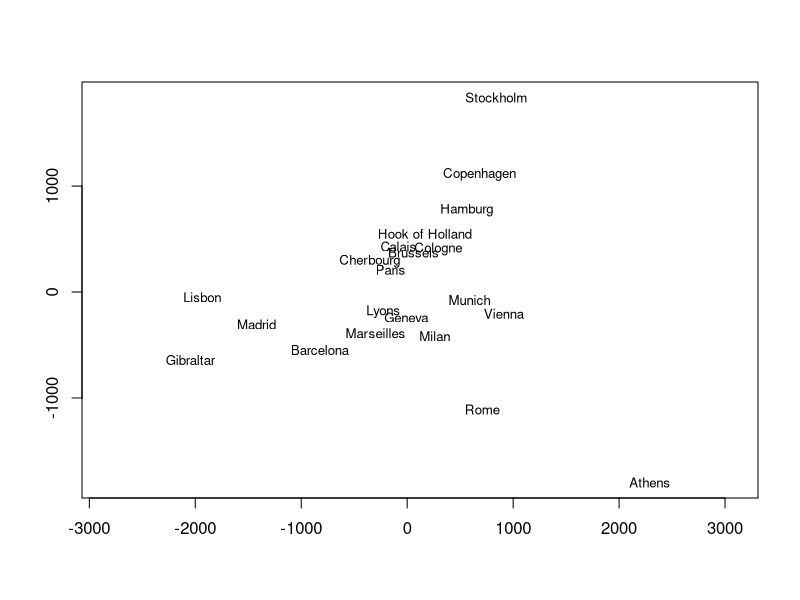
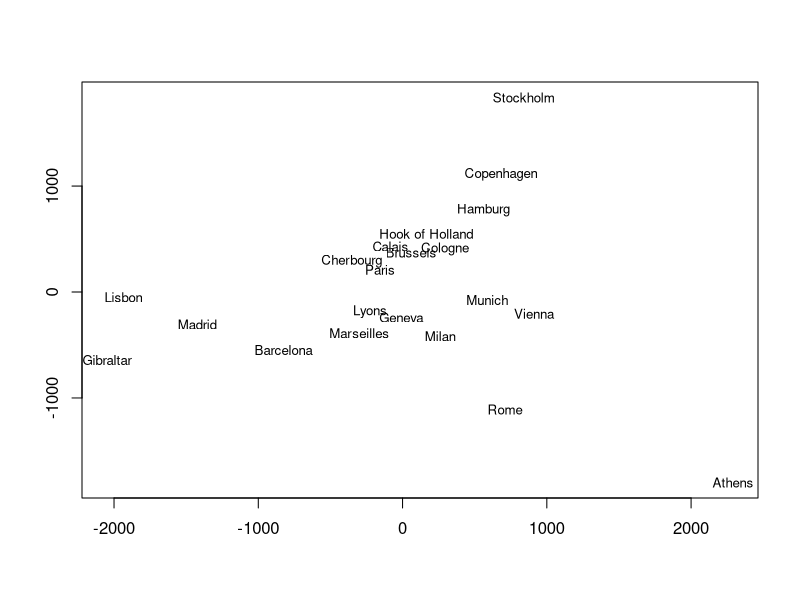

These figures' R source, in order:
#Stat 372, Lab 10, March 21, 2016

################################################################################
#Topics covered:
#  1. Multidimentional Scaling
#  2. Calculate canonical variates and their correlations
################################################################################
#  1. Multidimentional Scaling
#Classical (Metric) Multidimensional Scaling
loc=cmdscale(eurodist) 
x=loc[,1]
y=-loc[,2]
plot(x,y,type="n",xlab="",ylab="",asp=1)
text(x,y,rownames(loc),cex=0.8)

#Kruskal's Non-metric Multidimensional Scaling
library(MASS)
fit=isoMDS(eurodist,k=2)
x=fit$points[,1]
y=-fit$points[,2]
plot(x,y,type="n",xlab="",ylab="")
text(x,y,rownames(loc),cex=0.8)

#  2. Calculate canonical variates and their correlations
library(MASS)
s11=matrix(c(100,0,0,1),2,2)
s22=matrix(c(1,0,0,100),2,2)
s12=matrix(c(0,0.95,0,0),2,2)
s21=t(s12)

A=solve(s11)%*%s12%*%solve(s22)%*%s21

obj1=eigen(A)
ea=obj1$vector[,1]
p=sqrt(max(obj1$values))
ca=t(ea)%*%s11%*%ea
a=ea/sqrt(ca)
eb=p*ginv(s12)%*%s11%*%a
cb=t(eb)%*%s22%*%eb
b=eb/sqrt(cb[1,1])

# Example 10.1 in Johnson and Wichern 
s11=matrix(c(1,0.4,0.4,1),2,2)
s12=matrix(c(0.5,0.3,0.6,0.4),2,2)
s22=matrix(c(1,0.2,0.2,1),2,2)
s21=t(s12)

A=solve(s11)%*%s12%*%solve(s22)%*%s21

obj1=eigen(A)
ea=obj1$vector[,1]
p=sqrt(max(obj1$values))
ca=t(ea)%*%s11%*%ea
a=ea/sqrt(ca)
eb=p*ginv(s12)%*%s11%*%a
cb=t(eb)%*%s22%*%eb
b=eb/sqrt(cb[1,1])
cbind(a,b)

#we can used another method presented in Johnson and Wichern
s1obj=eigen(s11)
s1root=s1obj$vectors%*%sqrt(diag(s1obj$values))%*%t(s1obj$vectors)

s2obj=eigen(s22)
s2root=s2obj$vectors%*%sqrt(diag(s2obj$values))%*%t(s2obj$vectors)

mat1=solve(s1root)%*%s12%*%solve(s22)%*%s21%*%solve(s1root)
m1obj=eigen(mat1)
atilde=solve(s1root)%*%m1obj$vectors[,1]

mat2=solve(s2root)%*%s21%*%solve(s11)%*%s12%*%solve(s2root)
m2obj=eigen(mat2)
btilde=solve(s2root)%*%m2obj$vectors[,1]
cbind(atilde, btilde)


